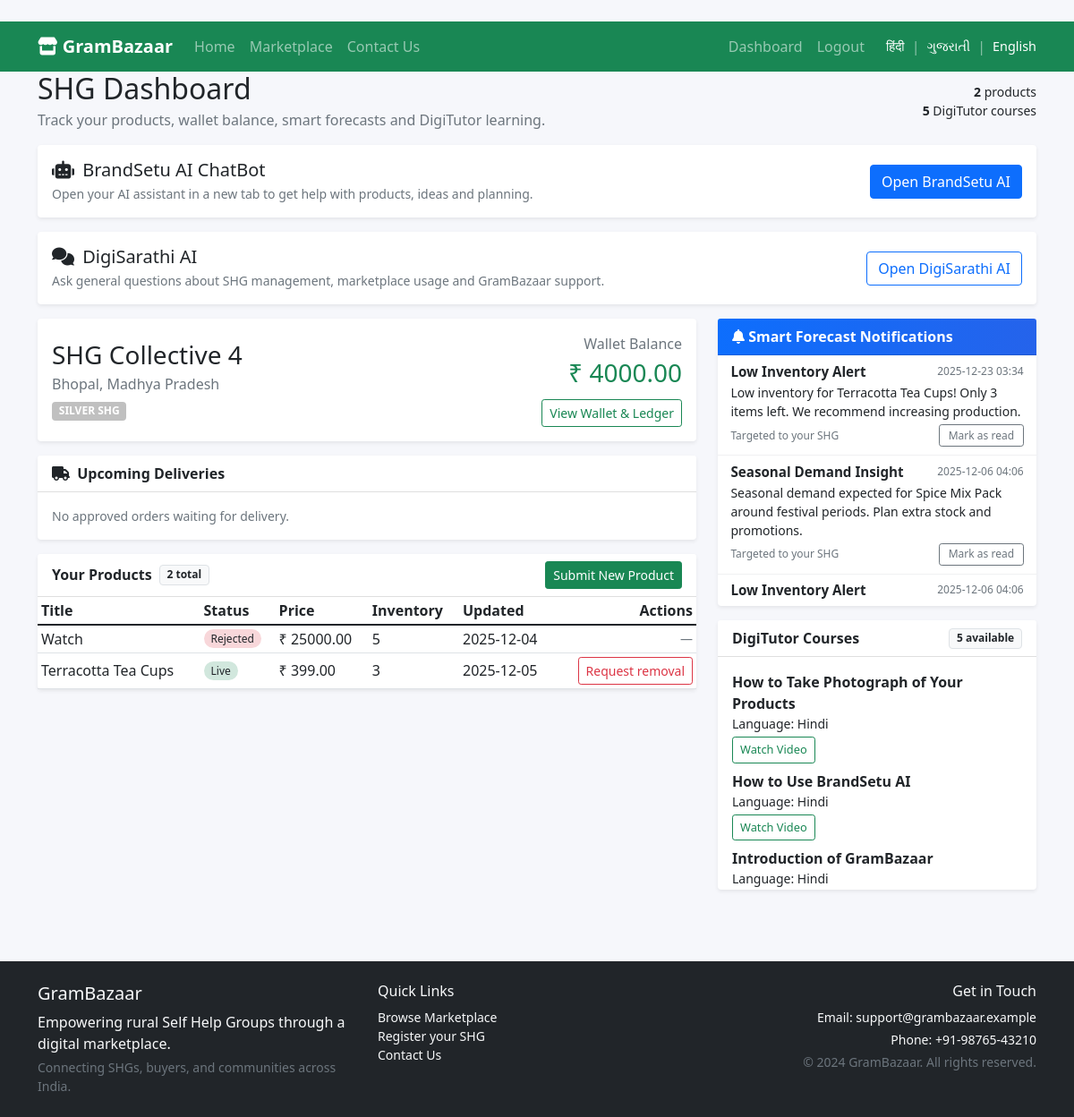
/shg/dashboard/ (signed in), run on the app's committed database.
### market/models.py (models this page shows, shortened)
class SHG(models.Model):
    VERIFICATION_CHOICES = [
        ('bronze', _('Bronze')),
        ('silver', _('Silver')),
        ('gold', _('Gold')),
    ]
    user = models.OneToOneField(User, on_delete=models.CASCADE)
    name = models.CharField(max_length=200)
    contact_person = models.CharField(max_length=100)
    phone = models.CharField(max_length=20)
    email = models.EmailField()
    state = models.CharField(max_length=100)
    city = models.CharField(max_length=100)
    description = models.TextField(blank=True)
    verification_level = models.CharField(max_length=10, choices=VERIFICATION_CHOICES, default='bronze')
    logo = models.ImageField(upload_to='shg_logos/', blank=True, null=True)
    wallet_balance = models.DecimalField(max_digits=10, decimal_places=2, default=0.00)
    created_at = models.DateTimeField(auto_now_add=True)
    updated_at = models.DateTimeField(auto_now=True)

class Product(models.Model):
    STATUS_CHOICES = [
        ('draft', _('Draft')),
        ('pending', _('Pending')),
        ('live', _('Live')),
        ('rejected', _('Rejected')),
    ]
    CATEGORY_CHOICES = [
        ('handicrafts', _('Handicrafts')),
        ('food', _('Food Products')),
        ('textiles', _('Textiles')),
        ('pottery', _('Pottery')),
        ('jewelry', _('Jewelry')),
        ('other', _('Other')),
    ]
    shg = models.ForeignKey(SHG, on_delete=models.CASCADE)
    title = models.CharField(max_length=200)
    slug = models.SlugField(max_length=250, unique=True, blank=True)
    description = models.TextField()
    price = models.DecimalField(max_digits=10, decimal_places=2)
    category = models.CharField(max_length=20, choices=CATEGORY_CHOICES)
    image = models.ImageField(upload_to='product_images/')
    inventory = models.PositiveIntegerField(default=0)
    status = models.CharField(max_length=20, choices=STATUS_CHOICES, default='draft')
    removal_requested = models.BooleanField(default=False)
    created_at = models.DateTimeField(auto_now_add=True)
    updated_at = models.DateTimeField(auto_now=True)

class ForecastNotification(models.Model):
    title = models.CharField(max_length=200)
    message = models.TextField()
    created_at = models.DateTimeField(auto_now_add=True)
    target_shgs = models.ManyToManyField(SHG, related_name='forecast_targets', blank=True)
    read_by = models.ManyToManyField(SHG, related_name='forecast_read', blank=True)

class DigiCourse(models.Model):
    LANGUAGE_CHOICES = [
        ('hindi', _('Hindi')),
        ('english', _('English')),
        ('regional', _('Regional Language')),
    ]
    title = models.CharField(max_length=200)
    video_url = models.URLField()
    language = models.CharField(max_length=20, choices=LANGUAGE_CHOICES)
    description = models.TextField()
    duration_minutes = models.PositiveIntegerField(default=30)
    created_at = models.DateTimeField(auto_now_add=True)

### market/views.py (the view)
# urls.py: path('shg/dashboard/', views.shg_dashboard, name='shg_dashboard'),
@login_required
def shg_dashboard(request):
    try:
        shg = request.user.shg
    except SHG.DoesNotExist:
        return redirect('market:admin_dashboard')
    products = Product.objects.filter(shg=shg).order_by('-created_at')
    courses = DigiCourse.objects.all()
    notifications = ForecastNotification.objects.filter(
        target_shgs=shg
    ).exclude(read_by=shg).order_by('-created_at')[:5]
    delivery_orders = (
        Order.objects.filter(product__shg=shg, status='approved')
        .select_related('product')
        .order_by('-created_at')[:5]
    )
    return render(request, 'market/shg_dashboard.html', {
        'shg': shg,
        'products': products,
        'courses': courses,
        'notifications': notifications,
        'delivery_orders': delivery_orders,
    })

### market/templates/market/shg_dashboard.html (shortened to what this page needs)
﻿{% extends 'market/base.html' %}
{% load i18n %}
{% block content %}
<div class="d-flex justify-content-between align-items-center mb-3">
    <div>
        <h2 class="mb-1">{% trans "SHG Dashboard" %}</h2>
        <p class="text-muted mb-0">{% trans "Track your products, wallet balance, smart forecasts and DigiTutor learning." %}</p>
    </div>
    <div class="text-end small d-none d-md-block">
        <div><strong>{{ products|length }}</strong> {% trans "products" %}</div>
        <div><strong>{{ courses|length }}</strong> {% trans "DigiTutor courses" %}</div>
    </div>
</div>
<div class="row mb-3">
    <div class="col-12">
        <div class="card shadow-sm">
            <div class="card-body d-flex flex-column flex-md-row justify-content-between align-items-md-center">
                <div>
                    <h5 class="mb-1"><i class="fas fa-robot me-1"></i> {% trans "BrandSetu AI ChatBot" %}</h5>
                    <p class="text-muted small mb-0">{% trans "Open your AI assistant in a new tab to get help with products, ideas and planning." %}</p>
                </div>
                <div class="mt-3 mt-md-0">
                    <a href="http://127.0.0.1:8501" target="_blank" rel="noopener" class="btn btn-primary">
                        {% trans "Open BrandSetu AI" %}
                    </a>
                </div>
            </div>
        </div>
    </div>
</div>
<div class="row mb-3">
    <div class="col-12">
        <div class="card shadow-sm">
            <div class="card-body d-flex flex-column flex-md-row justify-content-between align-items-md-center">
                <div>
                    <h5 class="mb-1"><i class="fas fa-comments me-1"></i> {% trans "DigiSarathi AI" %}</h5>
                    <p class="text-muted small mb-0">{% trans "Ask general questions about SHG management, marketplace usage and GramBazaar support." %}</p>
                </div>
                <div class="mt-3 mt-md-0">
                    <a href="http://127.0.0.1:3000" target="_blank" rel="noopener" class="btn btn-outline-primary">
                        {% trans "Open DigiSarathi AI" %}
                    </a>
                </div>
            </div>
        </div>
    </div>
</div>
<div class="row">
    <div class="col-lg-8 mb-3">
        <div class="card shadow-sm mb-3" data-wallet-poll-url="{% url 'market:shg_wallet_api' %}">
            <div class="card-body d-flex justify-content-between align-items-center">
                <div>
                    <h3 class="mb-1">{{ shg.name }}</h3>
                    <p class="mb-0 text-muted">{{ shg.city }}, {{ shg.state }}</p>
                    <span class="badge bg-badge-{{ shg.verification_level }} text-uppercase mt-2">{{ shg.get_verification_level_display }} {% trans "SHG" %}</span>
                </div>
                <div class="text-end">
                    <p class="mb-1 text-muted">{% trans "Wallet Balance" %}</p>
                    <h3 class="text-success" id="dashboard-wallet-balance">₹ {{ shg.wallet_balance }}</h3>
                    <a href="{% url 'market:shg_wallet' %}" class="btn btn-outline-success btn-sm mt-1">{% trans "View Wallet & Ledger" %}</a>
                </div>
            </div>
        </div>
        <div class="card shadow-sm mb-3">
            <div class="card-header d-flex justify-content-between align-items-center">
                <span><i class="fas fa-truck me-1"></i> {% trans "Upcoming Deliveries" %}</span>
            </div>
            <div class="card-body p-0">
                {% if delivery_orders %}
                    <div class="list-group list-group-flush small">
                        {% for order in delivery_orders %}
                            <div class="list-group-item">
                                <div class="d-flex justify-content-between">
                                    <div>
                                        <strong>{{ order.product.title }}</strong>
                                        <p class="mb-1 small text-muted">{% trans "Buyer:" %} {{ order.buyer_name }}</p>
                                    </div>
                                    <small class="text-muted ms-2">{{ order.created_at|date:'Y-m-d' }}</small>
                                </div>
                                <p class="mb-1 small"><span class="fw-semibold">{% trans "Deliver to:" %}</span> {{ order.address }}</p>
                            </div>
                        {% endfor %}
                    </div>
                {% else %}
                    <div class="p-3">
                        <p class="mb-0 text-muted small">{% trans "No approved orders waiting for delivery." %}</p>
                    </div>
                {% endif %}
            </div>
        </div>
        <div class="card shadow-sm mb-3">
            <div class="card-header d-flex justify-content-between align-items-center">
                <div class="d-flex align-items-center gap-2">
                    <span>{% trans "Your Products" %}</span>
                    <span class="badge bg-light text-dark border">{{ products|length }} {% trans "total" %}</span>
                </div>
                <a href="{% url 'market:submit_product' %}" class="btn btn-sm btn-success">{% trans "Submit New Product" %}</a>
            </div>
            <div class="card-body p-0">
                <table class="table mb-0 table-sm align-middle">
                    <thead>
                        <tr>
                            <th>{% trans "Title" %}</th>
                            <th>{% trans "Status" %}</th>
                            <th>{% trans "Price" %}</th>
                            <th>{% trans "Inventory" %}</th>
                            <th>{% trans "Updated" %}</th>
                            <th class="text-end">{% trans "Actions" %}</th>
                        </tr>
                    </thead>
                    <tbody>
                        {% for product in products %}
                            <tr>
                                <td>{{ product.title }}</td>
                                <td><span class="status-chip status-{{ product.status }}">{{ product.get_status_display }}</span></td>
                                <td>₹ {{ product.price }}</td>
                                <td>{{ product.inventory }}</td>
                                <td>{{ product.updated_at|date:'Y-m-d' }}</td>
                                <td class="text-end">
                                    {% if product.removal_requested %}
                                        <span class="badge bg-warning text-dark">{% trans "Removal requested" %}</span>
                                    {% elif product.status == 'live' or product.status == 'pending' %}
                                        <a href="{% url 'market:request_product_removal' product.id %}" class="btn btn-sm btn-outline-danger">{% trans "Request removal" %}</a>
                                    {% else %}
                                        <span class="text-muted small">—</span>
                                    {% endif %}
                                </td>
                            </tr>
                        {% empty %}
                            <tr><td colspan="6" class="text-center text-muted small">{% trans "No products yet. Submit your first product!" %}</td></tr>
                        {% endfor %}
                    </tbody>
                </table>
            </div>
        </div>
    </div>
    <div class="col-lg-4 mb-3">
        <div class="card shadow-sm dashboard-notifications mb-3" data-poll-url="{% url 'market:notifications_poll' %}">
            <div class="card-header d-flex justify-content-between align-items-center">
                <span><i class="fas fa-bell"></i> {% trans "Smart Forecast Notifications" %}</span>
            </div>
            <div class="card-body p-0">
                <div id="notif-list" class="list-group list-group-flush">
                    {% if notifications %}
                        {% for notif in notifications %}
                            <div class="list-group-item notification-item" data-notif-id="{{ notif.id }}">
                                <div class="d-flex w-100 justify-content-between">
                                    <h6 class="mb-1">{{ notif.title }}</h6>
                                    <small class="text-muted">{{ notif.created_at|date:'Y-m-d H:i' }}</small>
                                </div>
                                <p class="mb-1 small">{{ notif.message }}</p>
                                <div class="d-flex justify-content-between align-items-center mt-1">
                                    <small class="text-muted">{% trans "Targeted to your SHG" %}</small>
                                    <button class="btn btn-outline-secondary btn-sm" data-notif-id="{{ notif.id }}">{% trans "Mark as read" %}</button>
                                </div>
                            </div>
                        {% endfor %}
                    {% else %}
                        <div class="text-center p-3">
                            <p class="text-muted small mb-0">{% trans "No new notifications." %}</p>
                        </div>
                    {% endif %}
                </div>
            </div>
        </div>
        <div class="card shadow-sm mb-3">
            <div class="card-header d-flex justify-content-between align-items-center">
                <span>{% trans "DigiTutor Courses" %}</span>
                <span class="badge bg-light text-dark border">{{ courses|length }} {% trans "available" %}</span>
            </div>
            <div class="card-body digi-learner" style="max-height: 260px; overflow-y: auto;">
                {% for course in courses %}
                    <div class="mb-2">
                        <strong>{{ course.title }}</strong>
                        <p class="small mb-1">{% trans "Language:" %} {{ course.get_language_display }}</p>
                        <a href="{{ course.video_url }}" class="btn btn-sm btn-outline-success" target="_blank">{% trans "Watch Video" %}</a>
                    </div>
                {% empty %}
                    <p class="small text-muted mb-0">{% trans "No courses added yet." %}</p>
                {% endfor %}
            </div>
        </div>
    </div>
</div>
{% endblock %}
{% block extra_js %}
{% load static %}
{% endblock %}

### market/static/market/css/styles.css (style rules this page uses)
body { background-color: #f6f7fb; font-family: system-ui, -apple-system, BlinkMacSystemFont, 'Segoe UI', sans-serif; }
.badge.bg-badge-silver { background: #c0c0c0; }
.status-chip { padding: 2px 8px; border-radius: 999px; font-size: 0.75rem; }
.status-live { background: #d1e7dd; }
.status-rejected { background: #f8d7da; }
.dashboard-notifications { border-left: 4px solid #0d6efd; }
.card { border: 0; box-shadow: 0 4px 14px rgba(15, 23, 42, 0.08); }
.card-header { font-weight: 600; background-color: #ffffff; }
.dashboard-notifications .card-header { background: linear-gradient(90deg, #0d6efd, #2563eb); color: #ffffff; }
.dashboard-notifications #notif-list { max-height: 280px; overflow-y: auto; }
.dashboard-notifications .list-group-item.notification-item { background-color: transparent; border: 0; border-bottom: 1px solid rgba(15, 23, 42, 0.06); border-radius: 0; padding: 0.55rem 0.9rem; transition: background-color 0.15s ease, transform 0.1s ease; }
.dashboard-notifications h6 { font-size: 0.95rem; font-weight: 600; }
.dashboard-notifications small.text-muted { font-size: 0.75rem; }
.dashboard-notifications .btn-outline-secondary.btn-sm { padding: 0.15rem 0.6rem; font-size: 0.75rem; }
.digi-learner .btn { font-size: 0.8rem; }

### market/templates/partials/google_translate.html (style rules this page uses)
body { top: 0 !important; padding-top: 0 !important; margin-top: 0 !important; position: static !important; }

### data on the page
SHG: name "SHG Collective 4", city "Bhopal", state "Madhya Pradesh", verification_level "SILVER", wallet_balance "4000.00"
Product: title "Watch", status "Rejected", price "25000.00", inventory "5", updated_at "2025-12-04"
Product: title "Terracotta Tea Cups", status "Live", price "399.00", inventory "3", updated_at "2025-12-05"
ForecastNotification: title "Low Inventory Alert", created_at "2025-12-23 03:34", message "Low inventory for Terracotta Tea Cups! Only 3 items left. We recommend increasing production."
ForecastNotification: title "Seasonal Demand Insight", created_at "2025-12-06 04:06", message "Seasonal demand expected for Spice Mix Pack around festival periods. Plan extra stock and promotions."
ForecastNotification: title "Low Inventory Alert", created_at "2025-12-06 04:06"
DigiCourse: title "How to Take Photograph of Your Products", language "Hindi"
DigiCourse: title "How to Use BrandSetu AI", language "Hindi"
DigiCourse: title "Introduction of GramBazaar", language "Hindi"

### other printed values
{{ products|length }} "2"
{{ courses|length }} "5"
